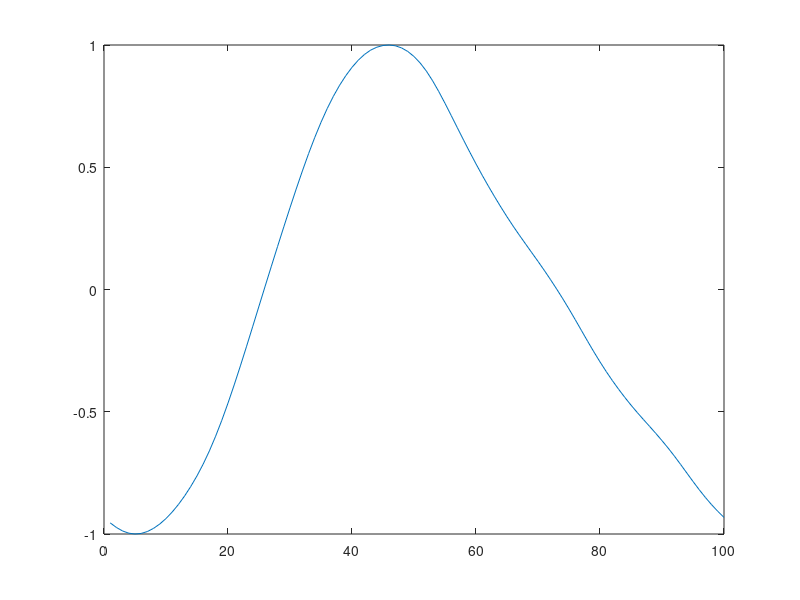

Here is the MATLAB script that generated this plot:
% Load Hoogi's modulation template
load('templates.mat');
y = T_resp_mod_cell{1};

% Normalize
y = (y - min(y)) / (max(y) - min(y)) * 2 - 1;

% Plotting
figure;
plot(y)

% Save template
save('Vmod.mat','y');